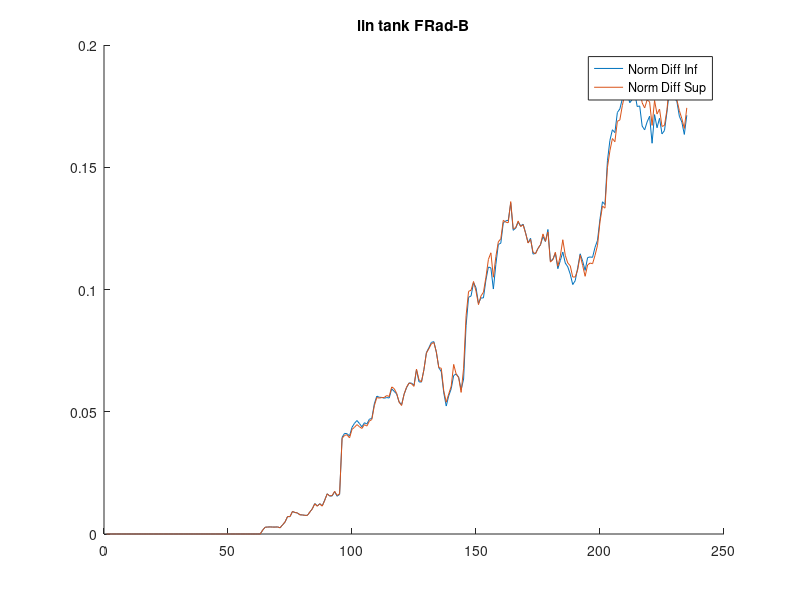

The MATLAB source for this figure:

clear all;

load IH_FRadA_R2020a;

IHsups_20 = IHsups;
IHinfs_20 = IHinfs;

load IH_FRadA_R2021a;

IHsups_21 = IHsups;
IHinfs_21 = IHinfs;

clear IHinfs IHsups

% norm of infs diff
norminfs = vecnorm(IHinfs_20 - IHinfs_21,2);
normsups = vecnorm(IHsups_20 - IHsups_21,2);

figure; hold on;
title("lin tank FRad-B");
hinfs = plot(norminfs);
hsups = plot(normsups);
legend([hinfs,hsups],'Norm Diff Inf','Norm Diff Sup');
close;